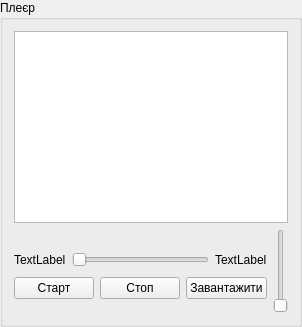
         <widget class="QGroupBox" name="groupBox_left">
          <property name="sizePolicy">
           <sizepolicy hsizetype="Preferred" vsizetype="Preferred">
            <horstretch>0</horstretch>
            <verstretch>0</verstretch>
           </sizepolicy>
          </property>
          <property name="minimumSize">
           <size>
            <width>284</width>
            <height>0</height>
           </size>
          </property>
          <property name="title">
           <string>Плеєр</string>
          </property>
          <layout class="QGridLayout" name="gridLayout_3">
           <property name="sizeConstraint">
            <enum>QLayout::SetDefaultConstraint</enum>
           </property>
           <item row="2" column="0">
            <layout class="QHBoxLayout" name="horizontalLayout_8">
             <property name="leftMargin">
              <number>0</number>
             </property>
             <property name="topMargin">
              <number>0</number>
             </property>
             <property name="rightMargin">
              <number>0</number>
             </property>
             <property name="bottomMargin">
              <number>14</number>
             </property>
             <item>
              <widget class="QPushButton" name="pushButton_MusicStartPause">
               <property name="minimumSize">
                <size>
                 <width>0</width>
                 <height>0</height>
                </size>
               </property>
               <property name="focusPolicy">
                <enum>Qt::WheelFocus</enum>
               </property>
               <property name="contextMenuPolicy">
                <enum>Qt::NoContextMenu</enum>
               </property>
               <property name="text">
                <string>Старт</string>
               </property>
               <property name="checkable">
                <bool>false</bool>
               </property>
               <property name="autoDefault">
                <bool>false</bool>
               </property>
              </widget>
             </item>
             <item>
              <widget class="QPushButton" name="pushButton_MusicReset">
               <property name="focusPolicy">
                <enum>Qt::WheelFocus</enum>
               </property>
               <property name="contextMenuPolicy">
                <enum>Qt::NoContextMenu</enum>
               </property>
               <property name="text">
                <string>Стоп</string>
               </property>
               <property name="autoDefault">
                <bool>false</bool>
               </property>
               <property name="default">
                <bool>false</bool>
               </property>
               <property name="flat">
                <bool>false</bool>
               </property>
              </widget>
             </item>
             <item>
              <widget class="QPushButton" name="pushButton_MusicOpen">
               <property name="focusPolicy">
                <enum>Qt::WheelFocus</enum>
               </property>
               <property name="contextMenuPolicy">
                <enum>Qt::NoContextMenu</enum>
               </property>
               <property name="text">
                <string>Завантажити</string>
               </property>
              </widget>
             </item>
            </layout>
           </item>
           <item row="1" column="0">
            <layout class="QHBoxLayout" name="horizontalLayout_7">
             <property name="leftMargin">
              <number>0</number>
             </property>
             <property name="topMargin">
              <number>20</number>
             </property>
             <item>
              <widget class="QLabel" name="label_Music_Current">
               <property name="sizePolicy">
                <sizepolicy hsizetype="Maximum" vsizetype="Preferred">
                 <horstretch>0</horstretch>
                 <verstretch>0</verstretch>
                </sizepolicy>
               </property>
               <property name="text">
                <string>TextLabel</string>
               </property>
              </widget>
             </item>
             <item>
              <widget class="QSlider" name="horizontalSlider_music">
               <property name="sizePolicy">
                <sizepolicy hsizetype="Minimum" vsizetype="Fixed">
                 <horstretch>0</horstretch>
                 <verstretch>0</verstretch>
                </sizepolicy>
               </property>
               <property name="orientation">
                <enum>Qt::Horizontal</enum>
               </property>
              </widget>
             </item>
             <item>
              <widget class="QLabel" name="label_Music_Remain">
               <property name="sizePolicy">
                <sizepolicy hsizetype="Maximum" vsizetype="Preferred">
                 <horstretch>0</horstretch>
                 <verstretch>0</verstretch>
                </sizepolicy>
               </property>
               <property name="text">
                <string>TextLabel</string>
               </property>
              </widget>
             </item>
            </layout>
           </item>
           <item row="0" column="0" colspan="2">
            <widget class="MyQListWidget" name="listWidget_Music">
             <property name="focusPolicy">
              <enum>Qt::WheelFocus</enum>
             </property>
             <property name="contextMenuPolicy">
              <enum>Qt::CustomContextMenu</enum>
             </property>
             <property name="dragEnabled">
              <bool>false</bool>
             </property>
            </widget>
           </item>
           <item row="1" column="1" rowspan="2">
            <widget class="QSlider" name="verticalSlider_volume">
             <property name="orientation">
              <enum>Qt::Vertical</enum>
             </property>
            </widget>
           </item>
          </layout>
         </widget>
